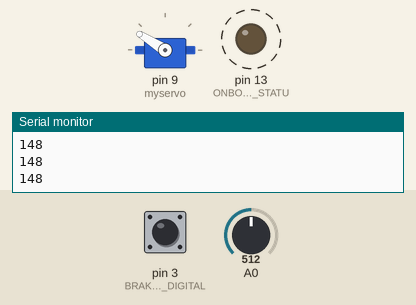
The sketch below on a simulated Arduino Uno, built with avr-gcc and run on an emulated ATmega328P. On the bench: servo, output pins drawn as LEDs (lit = HIGH), the last lines printed to the serial monitor. Dashed ring = blinking. The inputs (shaded band) are chosen by the test bench; at power-on: A0 = 512, pin 3 (BRAKE-REVERSE_ON_DIGITAL) HIGH.

Above: at 1.79 s.
2.3 s: A0 set to 716
At 3.81 s:
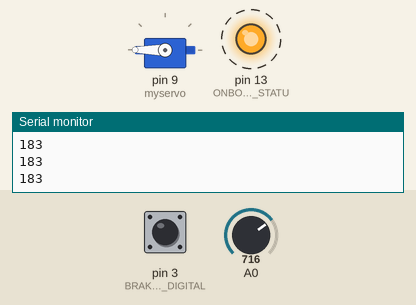
5.3 s: pin 3 (BRAKE-REVERSE_ON_DIGITAL) pulled LOW for 0.15 s
At 6.15 s:
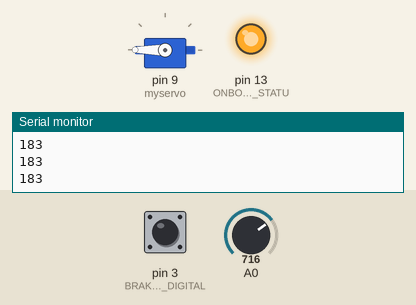
8.3 s: A0 set to 511
At 8.48 s:
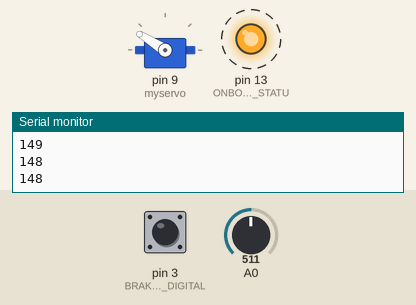
11.3 s: pin 3 (BRAKE-REVERSE_ON_DIGITAL) pulled LOW for 1 s
At 11.6 s:
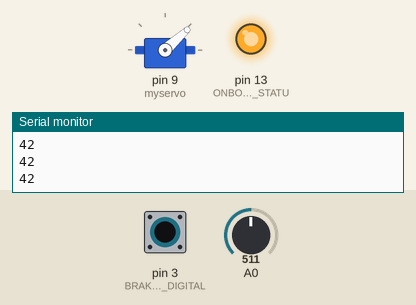
14.3 s: pin 3 (BRAKE-REVERSE_ON_DIGITAL) pulled LOW for 3.2 s
At 18.3 s:
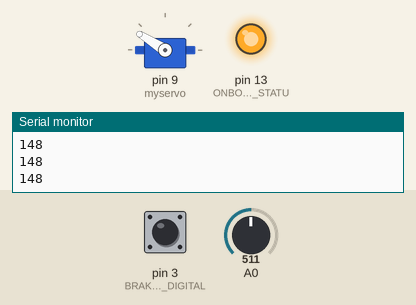
19.0 s: A0 set to 306
At 19.6 s:
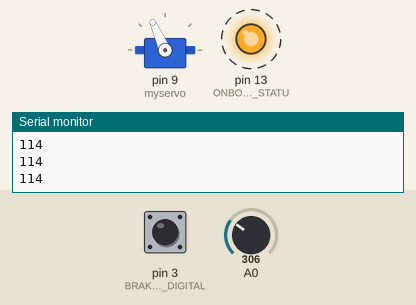
Timing chart, 0 to 23.0 s (numbered marks = the images above; inputs shaded):
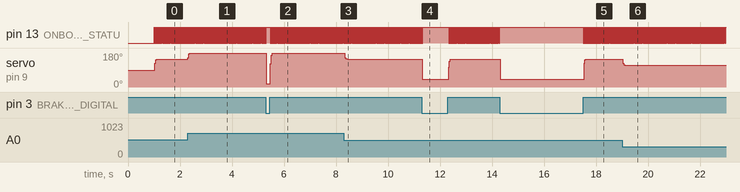

Measured:
- after the input at 2.3 s, servo on pin 9 (myservo): 148° → 180° at once
- after the input at 5.3 s, servo on pin 9 (myservo): 180° → 16° at once, → 180° 0.16 s later
- after the input at 8.3 s, servo on pin 9 (myservo): 180° → 148° at once
- after the input at 11.3 s, servo on pin 9 (myservo): 148° → 42° at once, → 148° 1.0 s later
- after the input at 14.3 s, servo on pin 9 (myservo): 148° → 42° at once, → 148° 3.2 s later
- after the input at 19.0 s, servo on pin 9 (myservo): 148° → 114° at once
- by itself, pin 13 (ONBOARD_LED_TO_SHOW_STATU): repeats every 0.04 s: LOW 0.02 s, HIGH 0.02 s

The sketch:

scooter.ino
```cpp
#include <Servo.h>

Servo myservo;

int acc = 0,
    old_acc = 0,
    brake = 0,
    throttle = 0,
    i = 0,
    blink = 0;

void setup() {
    Serial.begin(250000);           // DIVISIBLE BY 1MIL
    pinMode(3, INPUT_PULLUP);       // BRAKE-REVERSE ON DIGITAL PIN 3
    pinMode(LED_BUILTIN, OUTPUT);   // ONBOARD LED TO SHOW STATUS
    delay(500);                     // WAIT FOR SERVO TO BOOT
    myservo.attach(9);              // ATTACH SERVO ON DIGITAL PIN 9
    myservo.write(90);              // SET "ZERO" (MIDDLE BETWEEN FORWARD AND BACKWARD DRIVE)
    delay(500);                     // WAIT FOR SERVO TO LOAD "ZERO"
}

void loop() {
    blink = 1 - blink;              // TOGGLE ONBOARD LED
    digitalWrite(LED_BUILTIN, (brake == 0) ? 1 : blink);

    acc = 0;      // RESET ACCELERATION
    brake = 0;    // RESET BRAKE

    for (i = 0; i <16; i++) {   // ACCUMULATE ANALOG ACCELERATION VALUES
      brake += digitalRead(3);  // READ BRAKE STATUS FROM DIGITAL PIN 3
      acc += analogRead(A0);    // READ ACCELERATION FROM ANALOG PIN 0
      delay(1);                 // 16MS IN TOTAL
    }

    acc = acc >> 4;             // SMOOTHEN ANALOG ACCELERATION VALUES (16X / 4 BIT OVERSAMPLING)

    if(brake > 15) {            // FORWARD DRIVE
        old_acc = (old_acc + acc) >> 1; // AVERAGE CURRENT ACCELERATION WITH PREVIOUS ACCELERATION
        throttle = old_acc * .17 + 62;  // SPEED FORWARD
    } else {                            // REVERSE DRIVE
        old_acc = 0;                    // RESET COAST SPEED
        throttle = 105 - (acc >> 3);    // SPEED IN REVERSE
    }

    Serial.println(String(throttle, DEC));    // SHOW THROTTLE IN DEBUG

    myservo.write(throttle);                  // SEND
}
```
